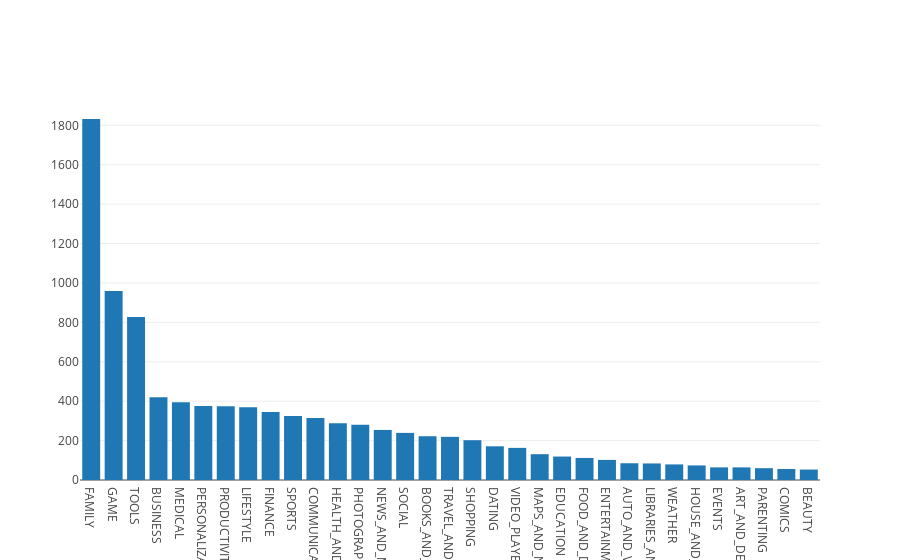

Notebook cell for this chart:
### Markdown cell above
## 4. Exploring app categories
<p>With more than 1 billion active users in 190 countries around the world, Google Play continues to be an important distribution platform to build a global audience. For businesses to get their apps in front of users, it's important to make them more quickly and easily discoverable on Google Play. To improve the overall search experience, Google has introduced the concept of grouping apps into categories.</p>
<p>This brings us to the following questions:</p>
<ul>
<li>Which category has the highest share of (active) apps in the market? </li>
<li>Is any specific category dominating the market?</li>
<li>Which categories have the fewest number of apps?</li>
</ul>
<p>We will see that there are <code>33</code> unique app categories present in our dataset. <em>Family</em> and <em>Game</em> apps have the highest market prevalence. Interestingly, <em>Tools</em>, <em>Business</em> and <em>Medical</em> apps are also at the top.</p>

### Code cell
import plotly
plotly.offline.init_notebook_mode(connected=True)
import plotly.graph_objs as go

# Print the total number of unique categories
num_categories = len(apps['Category'].unique())
print('Number of categories = ', num_categories)

# Count the number of apps in each 'Category'. 
num_apps_in_category = apps['Category'].value_counts()

# Sort num_apps_in_category in descending order based on the count of apps in each category
sorted_num_apps_in_category = num_apps_in_category.sort_values(ascending=False)

data = [go.Bar(
        x = num_apps_in_category.index, # index = category name
        y = num_apps_in_category.values, # value = count
)]

plotly.offline.iplot(data)

### Figure 1 — Plotly figure (JSON) as saved in the notebook; plotly's stock layout.template omitted (floating-point values rounded to 4 significant figures)
{"data": [{"type": "bar", "uid": "37e332fc-0848-4e2c-a57f-f40e770640c5", "x": ["FAMILY", "GAME", "TOOLS", "BUSINESS", "MEDICAL", "PERSONALIZATION", "PRODUCTIVITY", "LIFESTYLE", "FINANCE", "SPORTS", "COMMUNICATION", "HEALTH_AND_FITNESS", "PHOTOGRAPHY", "NEWS_AND_MAGAZINES", "SOCIAL", "BOOKS_AND_REFERENCE", "TRAVEL_AND_LOCAL", "SHOPPING", "DATING", "VIDEO_PLAYERS", "MAPS_AND_NAVIGATION", "EDUCATION", "FOOD_AND_DRINK", "ENTERTAINMENT", "AUTO_AND_VEHICLES", "LIBRARIES_AND_DEMO", "WEATHER", "HOUSE_AND_HOME", "EVENTS", "ART_AND_DESIGN", "PARENTING", "COMICS", "BEAUTY"], "y": [1832, 959, 827, 420, 395, 376, 374, 369, 345, 325, 315, 288, 281, 254, 239, 222, 219, 202, 171, 163, 131, 119, 112, 102, 85, 84, 79, 74, 64, 64, 60, 56, 53]}], "layout": {"xaxis": {"autorange": true, "range": [-0.5, 32.5], "type": "category"}, "yaxis": {"autorange": true, "range": [0, 1928.0], "type": "linear"}}}
